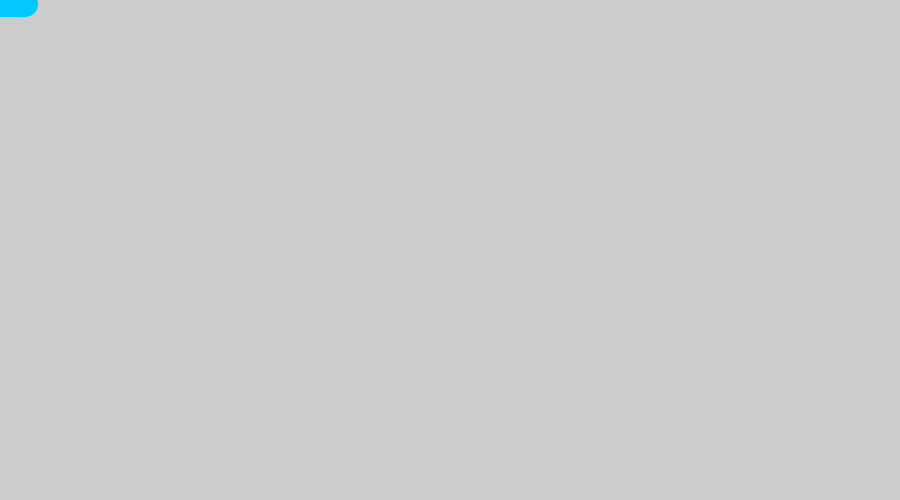
Frame 1 (no input)
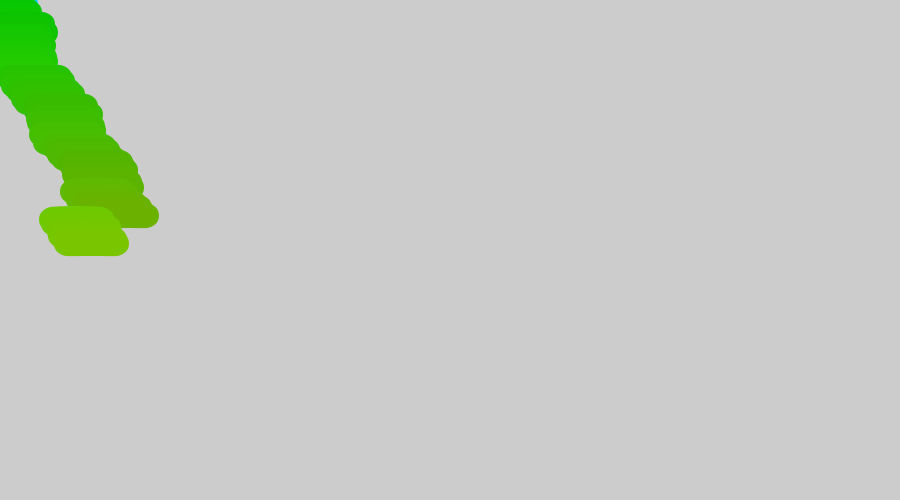
Frame 60 (the mouse pressed at the canvas centre just before this capture)
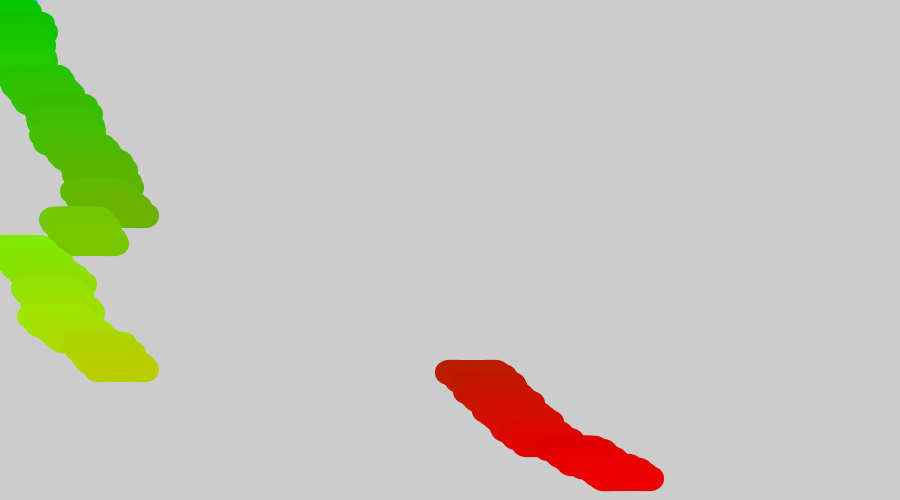
Frame 120 (the mouse held since frame 60 and released just before this capture)

The Processing sketch that drew these frames (run headless with seeded random() and noise(); from frame 60 on, the mouse is pressed at the canvas centre):

// Processing sketch: processing_43763
// ── processing_43763.pde

float x = 0;
float y = 0;
float xspeed = 1.1;
float yspeed = 4.1;
float r = 32+.2*y;
      
void setup() {
  size (900,500);
  frameRate(30);
}
       
void draw(){
        
 
  x = x + -.01+xspeed+(.0099*y)-(1/( cos(y)));
  y = y + .01+yspeed-(.00091*x)%(.01-(cos(x)));
        
 
 
        
  if ((x > width) || (x < 01 )) {
    xspeed = -xspeed;
  }
      
xspeed = Y*xspeed;
          
    if (( y > height) || (y < 1)) {
      yspeed = - yspeed ;
    }
          
    strokeWeight(25);
    stroke(0+y/2,(200-x/2)+(y*.9)/5,60/(.5*y)/x);
    fill(20*r+(y+2), x*1, y*1);
    ellipse (x,y,50, 1);
          
    r = constrain(10, 1, 100);
          
}
         
         
     
void keyPressed() {
  save("japey.tiff");
}



                
                
                
